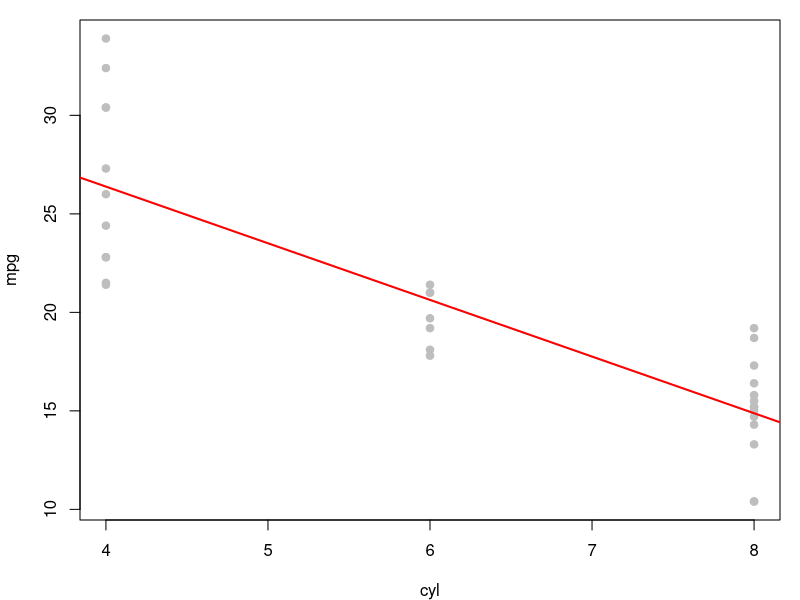

Here is the R script that generated this plot:
## ---- chunk 1
options(digits = 4)
fit <- lm(mpg ~ cyl, data = mtcars)
b   <- coef(fit)
summary(fit)
## ---- chunk 2
par(mar = c(4, 4, 1, 1))
plot(mpg ~ cyl, data = mtcars, pch = 19, col = 'gray')
abline(fit, col = 'red', lwd = 2)
